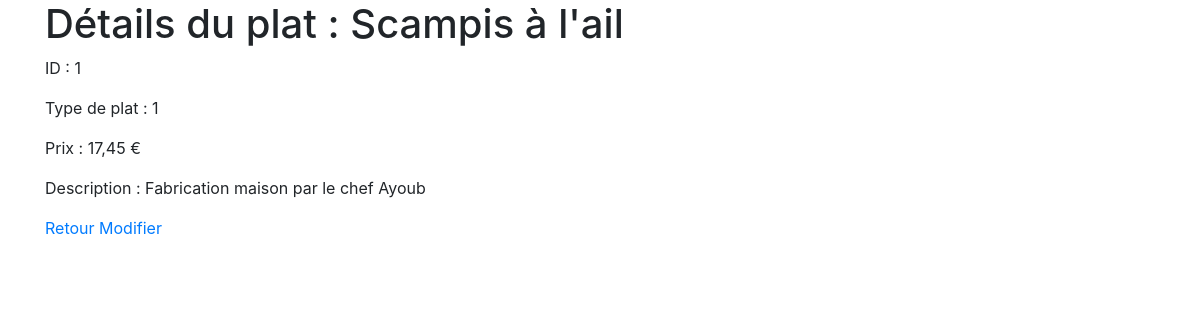
Page /details.php?id=1 on the committed database.
### tables this page shows
CREATE TABLE IF NOT EXISTS `tbl_menu` (
  `id_plat` int NOT NULL AUTO_INCREMENT,
  `type_plat` int NOT NULL,
  `nom_plat` varchar(200) NOT NULL,
  `desc_plat` varchar(500) NOT NULL,
  `prix_plat` varchar(7) NOT NULL,
  `photo_plat` varchar(200) NOT NULL,
  `menu_active` int DEFAULT '1',
  PRIMARY KEY (`id_plat`)
);

### details.php (the view, shortened to what this page needs)
<?php
if(isset($_GET['id']) && !empty($_GET['id'])){
    require_once('connect.php');
    $id_plat = strip_tags($_GET['id']);
    $sql = 'SELECT * FROM `tbl_menu` WHERE `id_plat` = :id_plat;';
    $query = $db->prepare($sql);
    $query->bindValue(':id_plat', $id_plat, PDO::PARAM_INT);
    $query->execute();
    $plat = $query->fetch();
}else{
    $_SESSION['erreur'] = "URL invalide";
    header('Location: index.php');
}
?>
<!DOCTYPE html>
<html lang="fr">
<head>
    <link rel="stylesheet" href="https://stackpath.bootstrapcdn.com/bootstrap/4.4.1/css/bootstrap.min.css">
</head>
<body>
    <main class="container">
        <div class="row">
            <section class="col-12">
                <h1>Détails du plat : <?= $plat['nom_plat'] ?></h1>
                <p>ID : <?= $plat['id_plat'] ?></p>
                <p>Type de plat : <?= $plat['type_plat'] ?></p>
                <p>Prix : <?= $plat['prix_plat'] ?> €</p>
                <p>Description : <?= $plat['desc_plat'] ?></p>
                <p><a href="index.php">Retour</a> <a href="edit.php?id=<?= $plat['id_plat'] ?>">Modifier</a></p>
            </section>
        </div>
    </main>
</body>
</html>

### rows in the picture
tbl_menu: nom_plat "Scampis à l'ail", id_plat "1", type_plat "1", prix_plat "17,45", desc_plat "Fabrication maison par le chef Ayoub"
